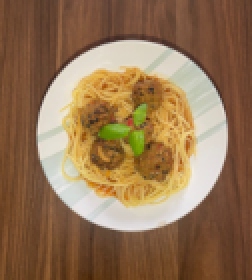
#> input picture assets/img/almondegas-126px.webp, 126 x 140 px, given in place of .webp, which was not available (shown 2 times larger)
$ python resize-crop-images.py
#> lines starting #> are read from the running program, lines starting #| are printed output that depends on the picture; pictures that were not available may be replaced by others from this repository, and a replacement may not be noted
import cv2
import numpy as np
from PIL import Image
from pillow_heif import register_heif_opener
import os

def scale_image(image, target_size):
    """
    Scale the image to the target size while maintaining the aspect ratio.
    """
    return image.resize(target_size, Image.Resampling.LANCZOS)

def main(img):
#> called with img = ''
    image = Image.open(f"assets/img/{img}.webp")
#> image is the input picture: PIL image 126x140 RGB; mean R, G, B 146.6, 114.8, 82.6
    scaled_image_150 = scale_image(image, (150, 167))  # Scale to 800x800 pixels
#> in scale_image, `return image.resize(target_size, Image.Resampling.LANCZOS)`:
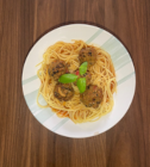
#> returned value: PIL image 150x167 RGB; mean R, G, B 146.6, 114.8, 82.6
    scaled_image_150.save(f"assets/img/{img}-150px.webp", quality=100)
    scaled_image_180 = scale_image(image, (180, 200))  # Scale to 800x800 pixels
#> call 2 of scale_image, with target_size = (180, 200)
#> in scale_image (call 2), `return image.resize(target_size, Image.Resampling.LANCZOS)`:
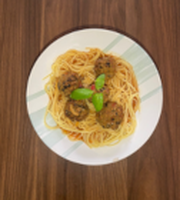
#> returned value: PIL image 180x200 RGB; mean R, G, B 146.6, 114.8, 82.6
    scaled_image_180.save(f"assets/img/{img}-180px.webp", quality=100)

main("")

$ run again, on assets/img/arroz-sem-pato.webp
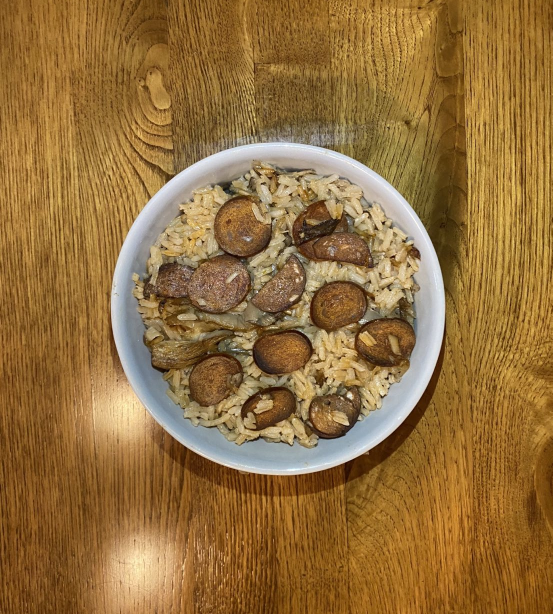
#> input picture assets/img/arroz-sem-pato.webp, 1105 x 1228 px, given in place of .webp, which was not available (shown at 1/2 size)
#> in main, image is the input picture: PIL image 1105x1228 RGB; mean R, G, B 148.5, 112.1, 61.3
#> in scale_image, `return image.resize(target_size, Image.Resampling.LANCZOS)`:
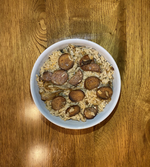
#> returned value: PIL image 150x167 RGB; mean R, G, B 148.5, 112.1, 61.3
#> in scale_image (call 2), `return image.resize(target_size, Image.Resampling.LANCZOS)`:
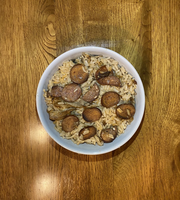
#> returned value: PIL image 180x200 RGB; mean R, G, B 148.5, 112.1, 61.3

$ run again, on assets/img/arroz-sem-tamboril-180px.webp
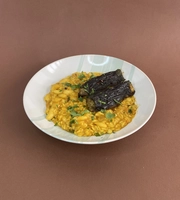
#> input picture assets/img/arroz-sem-tamboril-180px.webp, 180 x 200 px, given in place of .webp, which was not available
#> in main, image is the input picture: PIL image 180x200 RGB; mean R, G, B 145.9, 112.3, 90
#> in scale_image, `return image.resize(target_size, Image.Resampling.LANCZOS)`:
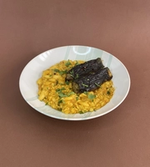
#> returned value: PIL image 150x167 RGB; mean R, G, B 145.9, 112.3, 90

$ run again, on assets/img/arroz-tomate-com-panados-126px.webp
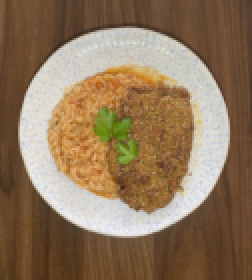
#> input picture assets/img/arroz-tomate-com-panados-126px.webp, 126 x 140 px, given in place of .webp, which was not available (shown 2 times larger)
#> in main, image is the input picture: PIL image 126x140 RGB; mean R, G, B 143.4, 118.1, 90.3
#> in scale_image, `return image.resize(target_size, Image.Resampling.LANCZOS)`:
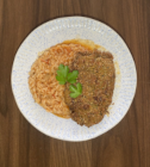
#> returned value: PIL image 150x167 RGB; mean R, G, B 143.4, 118.2, 90.3
#> in scale_image (call 2), `return image.resize(target_size, Image.Resampling.LANCZOS)`:
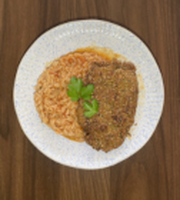
#> returned value: PIL image 180x200 RGB; mean R, G, B 143.4, 118.1, 90.3
